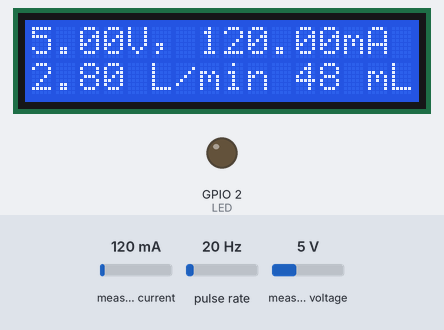
This sketch was run on a simulated ESP32. Parts: 16×2 character LCD, output pins drawn as LEDs (lit = HIGH). Wiring (inferred from the names in the program): pulse sensor: data GPIO 23. The test bench sets the inputs (shaded band); at power-on: measured current 120 mA, pulse rate 20 Hz, measured voltage 5 V. WiFi joins after 1.5 s; servers stay silent unless stated; uploads are accepted with an empty reply; what the sketch prints to the serial monitor is not drawn.

Above: at 3.7 s.
3.8 s: measured current set to 40 mA
At 4.6 s:
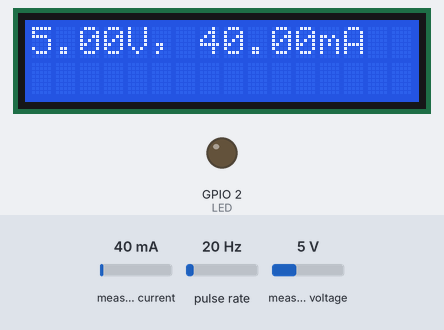
6.2 s: pulse rate (sensor on GPIO 23) set to 4 Hz
At 7.2 s:
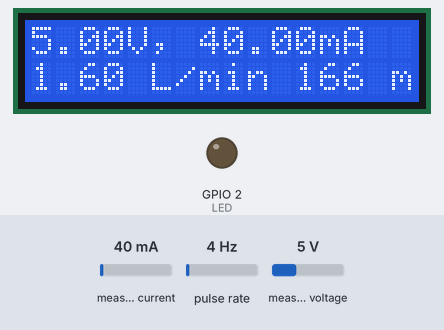
8.8 s: measured voltage set to 0.3 V
At 9.9 s:
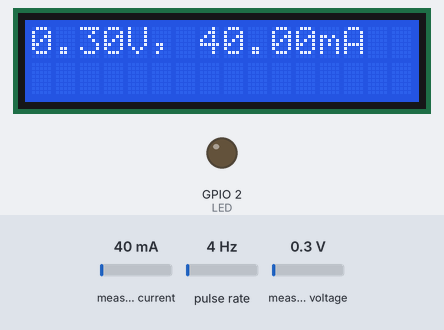
10.9 s: pulse rate (sensor on GPIO 23) set to 50 Hz
At 11.4 s:
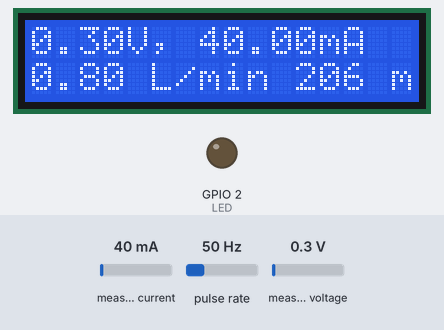
13.0 s: measured current set to 500 mA
At 14.1 s:
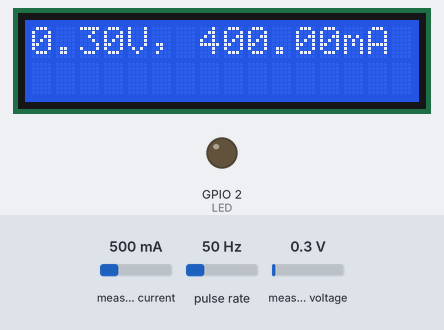
15.2 s: pulse rate (sensor on GPIO 23) set to 100 Hz
At 15.7 s:
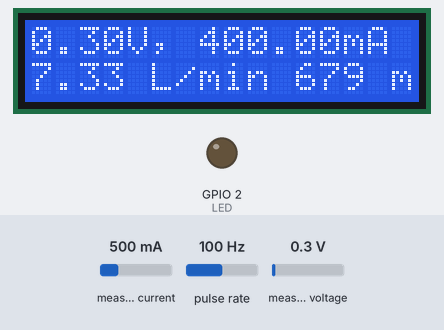

Measured:
- what the display in image 1 shows lasts 0.5 s, from 4.2 s to 4.7 s

The sketch:

waterflow-power.ino
```cpp
#include <Wire.h>
#include <Adafruit_Sensor.h>
#include <Adafruit_INA219.h>
#include <LiquidCrystal_I2C.h>
#include <HTTPClient.h>
#include <WiFi.h>
#include <WiFiManager.h>

LiquidCrystal_I2C lcd(0x27, 16, 2);
Adafruit_INA219 ina1(0x40);

#define LED 2
#define flowSens 23

unsigned long cM = 0;
unsigned long pM = 0;
int intval = 1000;
bool ledSdate = LOW;
float calibrateFactor = 7.5;
volatile unsigned long pulsCount = 0;
byte pulse1Sec = 0;
float flowRate;
unsigned int flowML;
unsigned long totalML;

float volt, curr;
float liter;

int interval = 30000;
long prevMilMon, currMilMon;

String server = "https://trainer-plta.proaction-palu.com";

void IRAM_ATTR pulsCounter(){
  pulsCount++;
}

void setup() {
  Serial.begin(115200);

  pinMode(LED,OUTPUT);
  pinMode(flowSens, INPUT_PULLUP);

  lcd.init();
  lcd.backlight();

  lcd.clear();
  lcd.setCursor(2,0);
  lcd.print("TRAINER PLTA");
  lcd.setCursor(2,1);
  lcd.print("GET  STARTED");
  delay(1000);

  WiFi.mode(WIFI_STA);
  WiFiManager wm;
//  wm.resetSettings();
  bool res;
  Serial.print("RES: ");Serial.println(res);
  if(res == 0) {Serial.println("GAGAL CONNECT");}
  else {Serial.println("WIFI TERKONEKSI");}
  res = wm.autoConnect("~TRAINER PLTA~","pass1234");
  Serial.print("RES: ");Serial.println(res);

  Wire.begin();
  while(!ina1.begin()){
    Serial.println("INA219 1 is Not Connected!");
    delay(1000);
    ina1.begin();
  }
  ina1.setCalibration_16V_400mA();
  Serial.println("INA219 1 CONNECTED");

  pulsCount = 0;
  flowRate = 0.0;
  flowML = 0;
  totalML = 0;
  pM = 0;

  attachInterrupt(digitalPinToInterrupt(flowSens), pulsCounter, RISING);
  currMilMon = millis();

  lcd.clear();
}

void loop() {
  lcd.clear();
  currMilMon = millis();
  cM = millis();

  getINA();
  getWater();

  if(currMilMon - prevMilMon > interval){
    sendData();
    prevMilMon = currMilMon;
  }
  delay(500);
}

void getINA(){
  volt = ina1.getBusVoltage_V();
  curr = ina1.getCurrent_mA();

  Serial.print("Volt : ");Serial.print(volt);Serial.println(" V");
  Serial.print("Curr : ");Serial.print(curr,4);Serial.println(" mA");

  lcd.setCursor(0,0);
  lcd.print(volt); lcd.print("V, "); lcd.print(curr);lcd.print("mA");
}

void getWater(){
  if(cM - pM > intval){
    noInterrupts();
    unsigned long pulses = pulsCount;
    pulsCount = 0;
    interrupts();

     // Debit air (L/min)
    flowRate = pulses / calibrateFactor;

    // Volume air (mL)
    flowML = (flowRate / 60.0) * 1000.0;
    totalML += flowML;

    Serial.print("Flow rate: ");
    Serial.print(flowRate);  // Print the integer part of the variable
    Serial.print("L/min");
    Serial.print("\t");       // Print tab space

    Serial.print("Total: ");
    Serial.print(totalML);
    Serial.print("mL / ");
    Serial.print(float(totalML / 1000));
    Serial.println("L");

    lcd.setCursor(0,1);
    lcd.print(flowRate); lcd.print(" L/min ");
    lcd.print(totalML); lcd.print(" mL");

    pM = cM;
  }
}

void sendData(){
  if(WiFi.status() == WL_CONNECTED){
    WiFiClient client;
    HTTPClient http;

    String httpReqData = server + "/InsertDB.php?volt=" + String(volt) + "&curr=" + String(curr) +
                        + "&water=" + String(flowRate);

    http.begin(httpReqData.c_str());

//    http.addHeader("Content-Type", "application/x-www-form-urlencoded");

    Serial.print("HTTP REQ Data: "); Serial.println(httpReqData);

    int httpResponCode = http.GET();
    String payload = http.getString();

    lcd.clear();
    lcd.setCursor(0,0);
    lcd.print(httpResponCode);

     if(httpResponCode > 0){
      Serial.print("HTTP Response Code: ");Serial.println(httpResponCode);
      Serial.print("Payload           : ");Serial.println(payload);
      Serial.println("DATA TERKIRIM");

      lcd.setCursor(0,1);
      lcd.print("DATA TERKIRIM");
    }
    else{
      Serial.print("ERROR CODE  :");Serial.println(httpResponCode);
      Serial.print("Payload     : ");Serial.println(payload);
      Serial.println("GAGAL TERKIRIM");

      lcd.setCursor(0,1);
      lcd.print("GAGAL TERKIRIM");
    }
    http.end();
  }
  delay(500);
}
```
